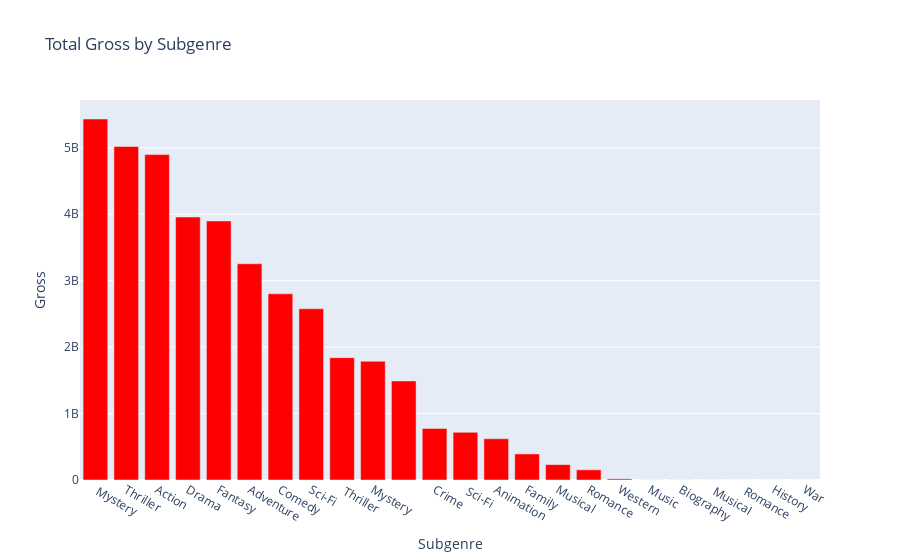

The code cell stored with this chart in its notebook:
### Code cell
# Explode the subgenres into separate rows
exploded_movies = movies.explode('Subgenre')

# Calculate the sum of gross by subgenre
subgenre_gross = exploded_movies.groupby('Subgenre')['Gross'].sum().reset_index()

# Sort the DataFrame by the gross in descending order
subgenre_gross = subgenre_gross.sort_values('Gross', ascending=False)

# Create a bar chart for the gross by subgenre
fig_gross = go.Figure(data=go.Bar(
    x=subgenre_gross['Subgenre'],
    y=subgenre_gross['Gross'],
    marker_color='red'
))

fig_gross.update_layout(
    title='Total Gross by Subgenre',
    xaxis_title='Subgenre',
    yaxis_title='Gross',
)

fig_gross.show()

### Figure 1 — Plotly figure (JSON) as saved in the notebook; plotly's stock layout.template omitted (floating-point values rounded to 4 significant figures)
{"data": [{"marker": {"color": "red"}, "type": "bar", "x": [" Mystery", "Thriller", "Action", "Drama", "Fantasy", "Adventure", "Comedy", "Sci-Fi", " Thriller", "Mystery", "", "Crime", " Sci-Fi", "Animation", "Family", "Musical", "Romance", "Western", "Music", "Biography", " Musical", " Romance", "History", "War"], "y": [5433289997, 5019029997, 4898200000, 3957719996, 3898649998, 3254479999, 2802489998, 2577220000, 1841409999, 1786569998, 1491499999, 776110000, 717420000, 621000000, 392240000, 231530000, 153399999, 17040000, 800000, 610000, 140000, 50000, 20000, 0]}], "layout": {"title": {"text": "Total Gross by Subgenre"}, "xaxis": {"title": {"text": "Subgenre"}}, "yaxis": {"title": {"text": "Gross"}}}}
